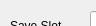
          <widget class="QWidget" name="page_3">
           <property name="geometry">
            <rect>
             <x>0</x>
             <y>0</y>
             <width>96</width>
             <height>26</height>
            </rect>
           </property>
           <attribute name="label">
            <string>Overcurrent protection test mode</string>
           </attribute>
           <widget class="QSpinBox" name="val_ocp_slot">
            <property name="geometry">
             <rect>
              <x>90</x>
              <y>10</y>
              <width>51</width>
              <height>32</height>
             </rect>
            </property>
            <property name="minimum">
             <number>1</number>
            </property>
            <property name="maximum">
             <number>10</number>
            </property>
           </widget>
           <widget class="QPushButton" name="btn_ocp_recall">
            <property name="geometry">
             <rect>
              <x>160</x>
              <y>10</y>
              <width>103</width>
              <height>33</height>
             </rect>
            </property>
            <property name="text">
             <string>Recall</string>
            </property>
           </widget>
           <widget class="QLabel" name="label_20">
            <property name="geometry">
             <rect>
              <x>10</x>
              <y>10</y>
              <width>76</width>
              <height>31</height>
             </rect>
            </property>
            <property name="text">
             <string>Save Slot</string>
            </property>
           </widget>
           <widget class="QPushButton" name="btn_ocp_set">
            <property name="geometry">
             <rect>
              <x>470</x>
              <y>10</y>
              <width>103</width>
              <height>33</height>
             </rect>
            </property>
            <property name="text">
             <string>Set</string>
            </property>
           </widget>
           <widget class="QDoubleSpinBox" name="val_ocp_on_voltage">
            <property name="geometry">
             <rect>
              <x>140</x>
              <y>50</y>
              <width>121</width>
              <height>32</height>
             </rect>
            </property>
            <property name="suffix">
             <string> V</string>
            </property>
            <property name="decimals">
             <number>4</number>
            </property>
            <property name="minimum">
             <double>0.000100000000000</double>
            </property>
            <property name="maximum">
             <double>120.000000000000000</double>
            </property>
           </widget>
           <widget class="QLabel" name="label_21">
            <property name="geometry">
             <rect>
              <x>10</x>
              <y>50</y>
              <width>121</width>
              <height>31</height>
             </rect>
            </property>
            <property name="text">
             <string>On Voltage</string>
            </property>
           </widget>
           <widget class="QLabel" name="label_22">
            <property name="geometry">
             <rect>
              <x>10</x>
              <y>90</y>
              <width>121</width>
              <height>31</height>
             </rect>
            </property>
            <property name="text">
             <string>On Delay</string>
            </property>
           </widget>
           <widget class="QDoubleSpinBox" name="val_ocp_on_delay_seconds">
            <property name="geometry">
             <rect>
              <x>140</x>
              <y>90</y>
              <width>121</width>
              <height>32</height>
             </rect>
            </property>
            <property name="suffix">
             <string> s</string>
            </property>
            <property name="decimals">
             <number>3</number>
            </property>
            <property name="maximum">
             <double>99999.990000000005239</double>
            </property>
           </widget>
           <widget class="QLabel" name="label_23">
            <property name="geometry">
             <rect>
              <x>10</x>
              <y>130</y>
              <width>121</width>
              <height>31</height>
             </rect>
            </property>
            <property name="text">
             <string>Initial Current</string>
            </property>
           </widget>
           <widget class="QDoubleSpinBox" name="val_ocp_initial_current">
            <property name="geometry">
             <rect>
              <x>140</x>
              <y>130</y>
              <width>121</width>
              <height>32</height>
             </rect>
            </property>
            <property name="suffix">
             <string> A</string>
            </property>
            <property name="decimals">
             <number>4</number>
            </property>
            <property name="minimum">
             <double>0.000000000000000</double>
            </property>
            <property name="maximum">
             <double>30.000000000000000</double>
            </property>
            <property name="singleStep">
             <double>0.100000000000000</double>
            </property>
            <property name="value">
             <double>0.000000000000000</double>
            </property>
           </widget>
           <widget class="QDoubleSpinBox" name="val_ocp_step_current">
            <property name="geometry">
             <rect>
              <x>140</x>
              <y>170</y>
              <width>121</width>
              <height>32</height>
             </rect>
            </property>
            <property name="suffix">
             <string> A</string>
            </property>
            <property name="decimals">
             <number>4</number>
            </property>
            <property name="minimum">
             <double>0.000100000000000</double>
            </property>
            <property name="maximum">
             <double>30.000000000000000</double>
            </property>
            <property name="singleStep">
             <double>0.100000000000000</double>
            </property>
           </widget>
           <widget class="QLabel" name="label_24">
            <property name="geometry">
             <rect>
              <x>10</x>
              <y>170</y>
              <width>121</width>
              <height>31</height>
             </rect>
            </property>
            <property name="text">
             <string>Step Current</string>
            </property>
           </widget>
           <widget class="QDoubleSpinBox" name="val_ocp_step_delay_seconds">
            <property name="geometry">
             <rect>
              <x>140</x>
              <y>210</y>
              <width>121</width>
              <height>32</height>
             </rect>
            </property>
            <property name="suffix">
             <string> s</string>
            </property>
            <property name="decimals">
             <number>3</number>
            </property>
            <property name="maximum">
             <double>999999.989999999990687</double>
            </property>
           </widget>
           <widget class="QLabel" name="label_25">
            <property name="geometry">
             <rect>
              <x>10</x>
              <y>210</y>
              <width>121</width>
              <height>31</height>
             </rect>
            </property>
            <property name="text">
             <string>Step Delay</string>
            </property>
           </widget>
           <widget class="QLabel" name="label_26">
            <property name="geometry">
             <rect>
              <x>300</x>
              <y>170</y>
              <width>141</width>
              <height>31</height>
             </rect>
            </property>
            <property name="text">
             <string>Off Current</string>
            </property>
           </widget>
           <widget class="QDoubleSpinBox" name="val_ocp_off_current">
            <property name="geometry">
             <rect>
              <x>450</x>
              <y>170</y>
              <width>121</width>
              <height>32</height>
             </rect>
            </property>
            <property name="suffix">
             <string> A</string>
            </property>
            <property name="decimals">
             <number>4</number>
            </property>
            <property name="minimum">
             <double>0.000100000000000</double>
            </property>
            <property name="maximum">
             <double>30.000000000000000</double>
            </property>
            <property name="singleStep">
             <double>0.100000000000000</double>
            </property>
           </widget>
           <widget class="QDoubleSpinBox" name="val_ocp_test_voltage">
            <property name="geometry">
             <rect>
              <x>450</x>
              <y>130</y>
              <width>121</width>
              <height>32</height>
             </rect>
            </property>
            <property name="suffix">
             <string> V</string>
            </property>
            <property name="decimals">
             <number>4</number>
            </property>
            <property name="minimum">
             <double>0.000100000000000</double>
            </property>
            <property name="maximum">
             <double>120.000000000000000</double>
            </property>
           </widget>
           <widget class="QLabel" name="label_27">
            <property name="geometry">
             <rect>
              <x>300</x>
              <y>130</y>
              <width>141</width>
              <height>31</height>
             </rect>
            </property>
            <property name="text">
             <string>OCP Voltage</string>
            </property>
           </widget>
           <widget class="QDoubleSpinBox" name="val_ocp_max_over_current">
            <property name="geometry">
             <rect>
              <x>450</x>
              <y>50</y>
              <width>121</width>
              <height>32</height>
             </rect>
            </property>
            <property name="suffix">
             <string> A</string>
            </property>
            <property name="decimals">
             <number>4</number>
            </property>
            <property name="minimum">
             <double>0.000100000000000</double>
            </property>
            <property name="maximum">
             <double>30.000000000000000</double>
            </property>
            <property name="singleStep">
             <double>0.100000000000000</double>
            </property>
           </widget>
           <widget class="QLabel" name="label_28">
            <property name="geometry">
             <rect>
              <x>300</x>
              <y>50</y>
              <width>141</width>
              <height>31</height>
             </rect>
            </property>
            <property name="text">
             <string>max overcurrent</string>
            </property>
           </widget>
           <widget class="QDoubleSpinBox" name="val_ocp_min_over_current">
            <property name="geometry">
             <rect>
              <x>450</x>
              <y>90</y>
              <width>121</width>
              <height>32</height>
             </rect>
            </property>
            <property name="suffix">
             <string> A</string>
            </property>
            <property name="decimals">
             <number>4</number>
            </property>
            <property name="minimum">
             <double>0.000100000000000</double>
            </property>
            <property name="maximum">
             <double>30.000000000000000</double>
            </property>
            <property name="singleStep">
             <double>0.100000000000000</double>
            </property>
           </widget>
           <widget class="QLabel" name="label_29">
            <property name="geometry">
             <rect>
              <x>300</x>
              <y>90</y>
              <width>141</width>
              <height>31</height>
             </rect>
            </property>
            <property name="text">
             <string>min overcurrent</string>
            </property>
           </widget>
           <widget class="QPushButton" name="btn_ocp_validate">
            <property name="geometry">
             <rect>
              <x>360</x>
              <y>10</y>
              <width>103</width>
              <height>33</height>
             </rect>
            </property>
            <property name="text">
             <string>Validate</string>
            </property>
           </widget>
          </widget>
